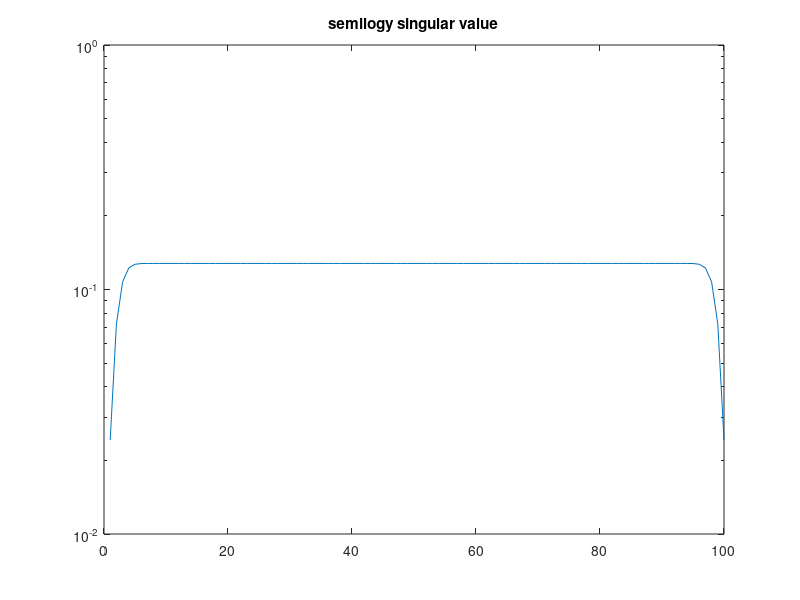
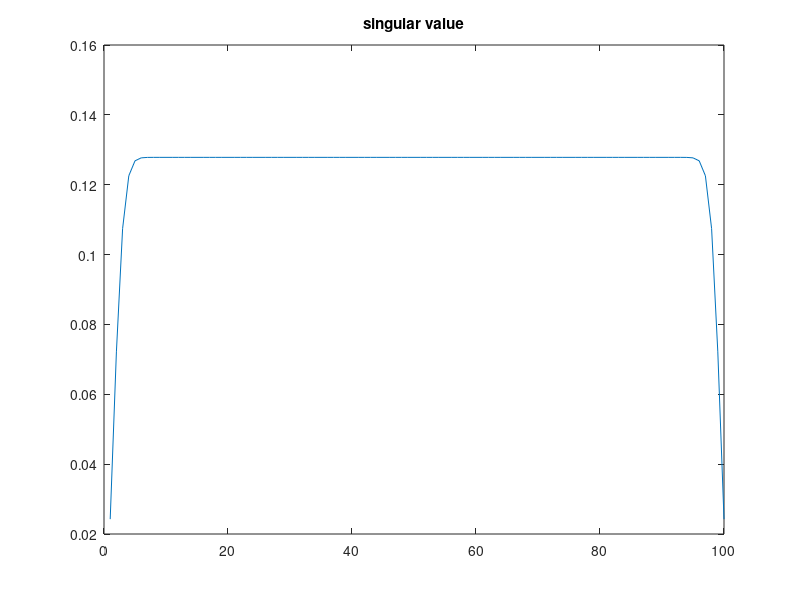

Source code (MATLAB) for these figures, in order:
clear all
close all
disp("___________")

N=100;
B=diag(2*ones(N,1))+diag(-ones(N-1,1),-1)+diag(-ones(N-1,1),1);
A=expm(-5*B);
[U,S,V]=svd(A);
S_=zeros(N);
S_(1:40,1:40)=S(1:40,1:40);

A_=U*S_*V';
figure
semilogy(diag(A));
title("semilogy singular value");
figure
plot(diag(A));
title("singular value");

F_norm_2=norm(A-A_,'fro')/norm(A-A_,'fro');



